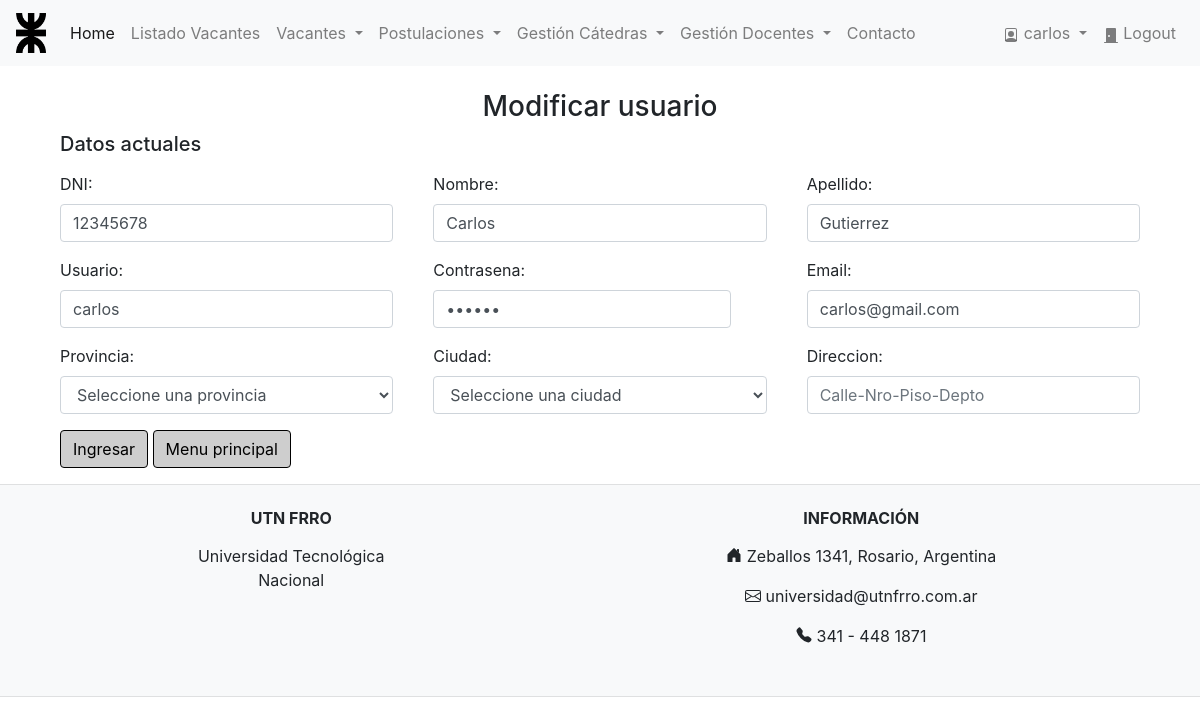
The page /Logic/modificar_usuario.php (signed in) on the database as committed earlier.
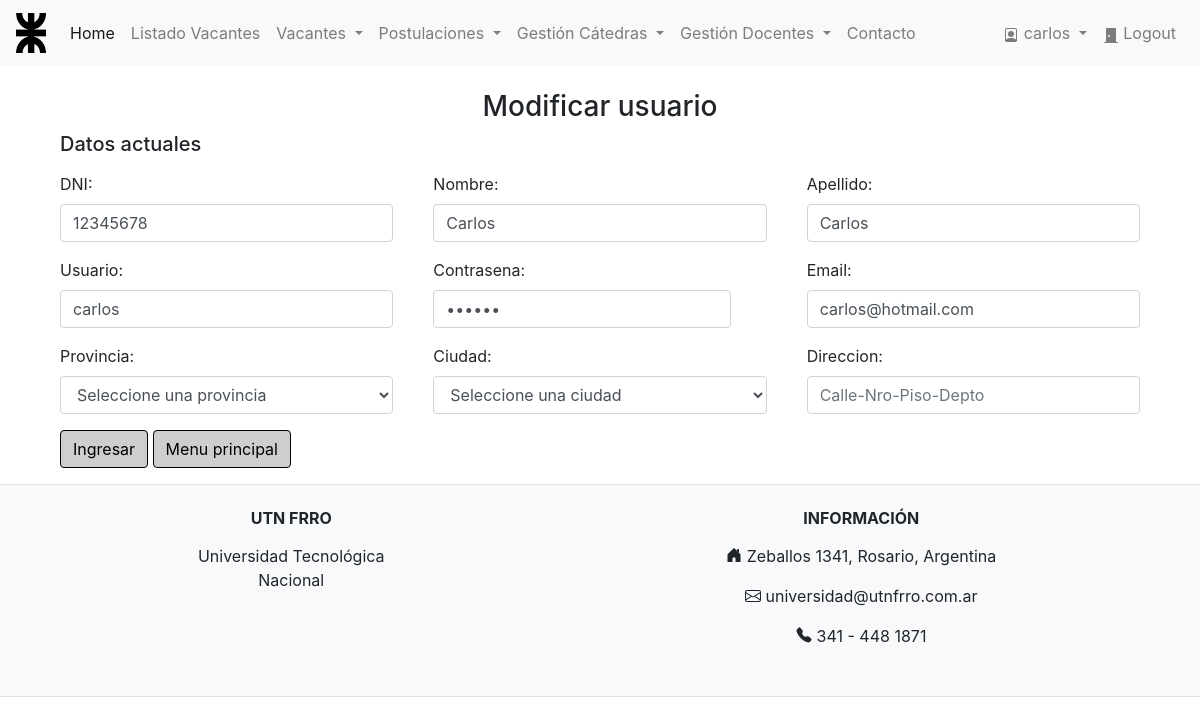
The same page on the database as committed later.
### tables this page shows
CREATE TABLE `usuario` (
  `dni` int(11) NOT NULL,
  `nombre` varchar(45) NOT NULL,
  `apellido` varchar(45) NOT NULL,
  `email` varchar(45) NOT NULL,
  `usuario` varchar(45) NOT NULL,
  `contrasena` varchar(45) NOT NULL,
  `direccion` varchar(45) DEFAULT NULL,
  `ciudad` varchar(45) DEFAULT NULL,
  `es_admin` tinyint(4) NOT NULL,
  `provincia` int(11) DEFAULT NULL,
  PRIMARY KEY (`dni`),
  KEY `fk_usuario_provincia_idx` (`provincia`)
);

### Logic/modificar_usuario.php (the view, shortened to what the changed rows need)
<!DOCTYPE html>
<html>
<head>
    <?php
    include_once("../Logic/header.php");
    ?>
    <link rel="stylesheet" href="https://cdnjs.cloudflare.com/ajax/libs/font-awesome/4.7.0/css/font-awesome.css">
</head>
<body>
    <?php
    $dni = $_SESSION['dni'];
    $sentencia = "SELECT * FROM usuario WHERE dni='$dni'";
    $resultado = mysqli_query($link, $sentencia) or die(mysqli_error($link));;
    $existe = mysqli_fetch_assoc($resultado);
    if (!$existe) {
    ?>
        <div class="container">
            <div class="form-group col-md-12">
                <br />
                <h5>El usuario no existe</h5>
            </div>
            <div class="form-group">
                <div class="col-md-12">
                    <a href="../Logic/index.php" class="btn btn-primary">Menu principal</a>
                </div>
            </div>
        </div>
    <?php
    } else {
    ?>
        <div class="container">
            <br />
            <h3 align="center">Modificar usuario</h3>
            <form action="modificar_usuario2.php" method="post">
                <div class="form-group col-md-12">
                    <h5>Datos actuales</h5>
                </div>
                <div class="form-row">
                    <div class="form-group col-md-4">
                        <label class="control-label col-md-2">DNI:</label>
                        <div class="col-md-12">
                            <input name="dni" class="form-control" type="number" value="<?php echo $existe['dni'] ?>">
                        </div>
                    </div>
                    <div class="form-group col-md-4">
                        <label class="control-label col-md-2">Nombre:</label>
                        <div class="col-md-12">
                            <input name="nombre" class="form-control" type="text" value="<?php echo $existe['nombre'] ?>">
                        </div>
                    </div>
                    <div class="form-group col-md-4">
                        <label class="control-label col-md-2">Apellido:</label>
                        <div class="col-md-12">
                            <input name="apellido" class="form-control" type="text" value="<?php echo $existe['apellido'] ?>">
                        </div>
                    </div>
                </div>
                <div class="form-row">
                    <div class="form-group col-md-4">
                        <label class="control-label col-md-2">Usuario:</label>
                        <div class="col-md-12">
                            <input name="usuario" class="form-control" type="text" value="<?php echo $existe['usuario'] ?>">
                        </div>
                    </div>
                    <div class="form-group col-md-4" >
                        <label class="control-label col-md-2">Contrasena:</label>
                        <div class="col-md-12" style="display: flex;">
                            <input name="contrasena" class="form-control" type="password" id="password" value="<?php echo $existe['contrasena'] ?>">
                            <i style="margin:10px" id="pass-status" class="fa fa-eye" aria-hidden="true" onClick="viewPassword()"></i>
                        </div>
                    </div>
                    <div class="form-group col-md-4">
                        <label class="control-label col-md-2">Email:</label>
                        <div class="col-md-12">
                            <input name="email" class="form-control" type="email" value="<?php echo $existe['email'] ?>">
                        </div>
                    </div>
                </div>
                <div class="form-row">
                    <div class="form-group col-md-4">
                        <label for="inputPronvincia" class="control-label col-md-4">Provincia:</label>
                        <div class="col-md-12">
                            <select id="state_id" class="form-control" name="provincia" required>
                                <option value="">Seleccione una provincia</option>
                            </select>
                        </div>
                    </div>
                    <div class="form-group col-md-4">
                        <label for="inputCiudad" class="control-label col-md-4">Ciudad:</label>
                        <div class="col-md-12">
                            <select id="city_id" class="form-control" name="ciudad" required>
                                <option value="">Seleccione una ciudad</option>
                            </select>
                        </div>
                    </div>
                    <div class="form-group col-md-4">
                        <label for="inputDireccion" class="control-label col-md-2">Direccion:</label>
                        <div class="col-md-12">
                            <input id="inputDireccion" name="direccion" class="form-control" type="text" placeholder="Calle-Nro-Piso-Depto">
                        </div>
                    </div>
                </div>
                <div class="form-group">
                    <div class="col-md-8">
                        <button type="submit" class="btn btn-primary">Ingresar</button>
                        <a href="../Logic/index.php" class="btn btn-primary">Menu principal</a>
                    </div>
                </div>
            </form>
        </div>
        <?php
        include_once("../Logic/footer.php");
        ?>
</body>
<?php
    }
?>
</html>

Rows that differ between the two databases and show on the page:
changed usuario "Carlos": apellido "Gutierrez" → "Carlos"; email "carlos@gmail.com" → "carlos@hotmail.com"
